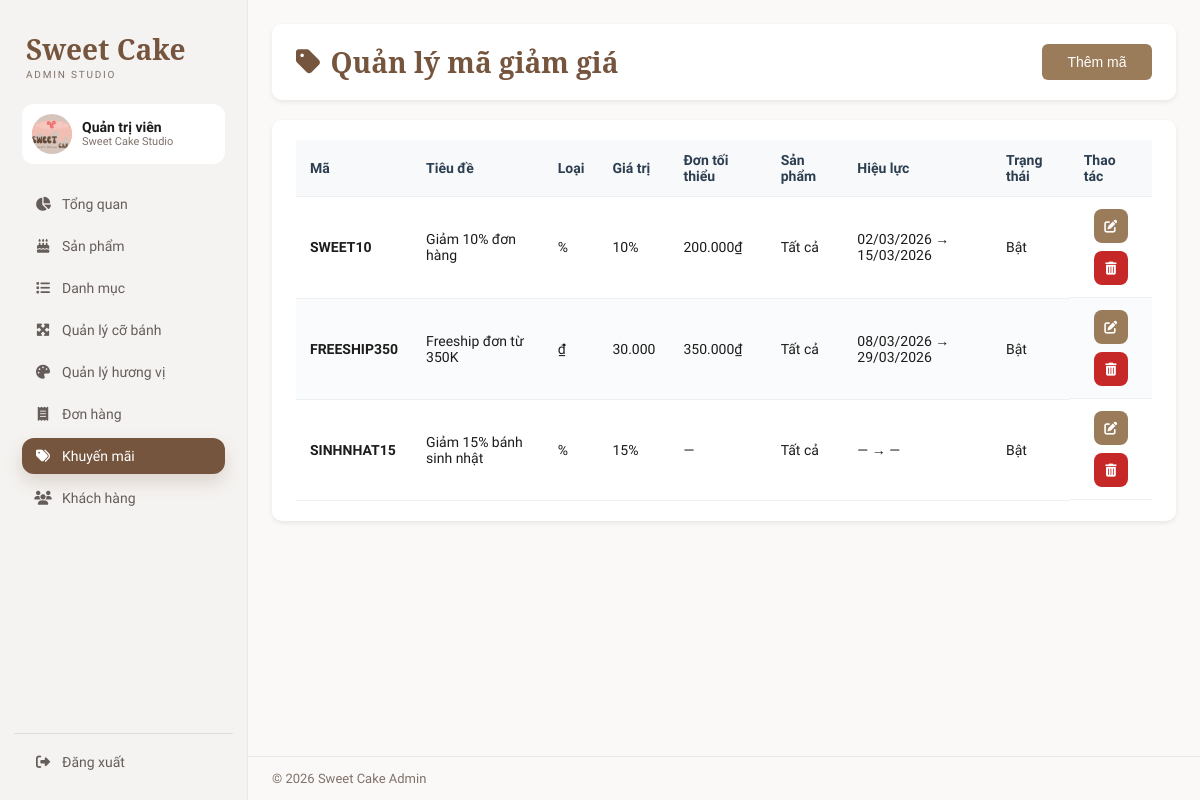
/admin/admin_dashboard.php?page=promotions (signed in), run on an earlier commit of the app's database.
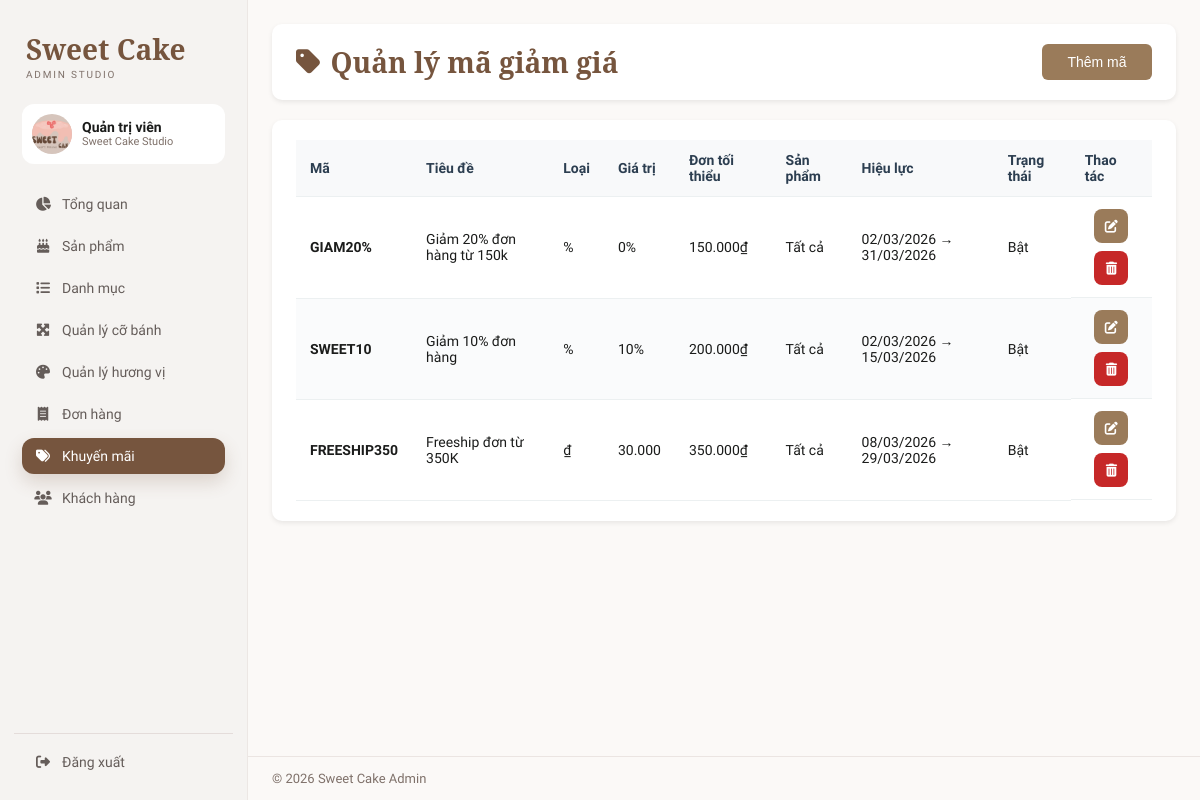
And on a later commit of the database.
### tables this page shows
CREATE TABLE `promotions` (
  `id` int(11) NOT NULL,
  `code` varchar(50) NOT NULL,
  `title` varchar(255) DEFAULT NULL,
  `discount_type` enum('percent','fixed') NOT NULL DEFAULT 'percent',
  `discount_value` decimal(10,2) NOT NULL DEFAULT 0.00,
  `min_order_amount` decimal(10,2) DEFAULT 0.00,
  `valid_from` datetime DEFAULT NULL,
  `valid_to` datetime DEFAULT NULL,
  `is_active` tinyint(1) DEFAULT 1,
  `created_at` datetime DEFAULT current_timestamp()
);

### admin/manage_promotions.php (the view, shortened to what this page needs)
<?php
require_once 'connect.php';
$conn->query("CREATE TABLE IF NOT EXISTS promotions (
  id int(11) NOT NULL AUTO_INCREMENT,
  code varchar(50) NOT NULL,
  title varchar(255) DEFAULT NULL,
  discount_type enum('percent','fixed') NOT NULL DEFAULT 'percent',
  discount_value decimal(10,2) NOT NULL DEFAULT 0,
  min_order_amount decimal(10,2) DEFAULT 0,
  valid_from datetime DEFAULT NULL,
  valid_to datetime DEFAULT NULL,
  is_active tinyint(1) DEFAULT 1,
  created_at datetime DEFAULT current_timestamp(),
  PRIMARY KEY (id),
  UNIQUE KEY code (code)
) ENGINE=InnoDB DEFAULT CHARSET=utf8mb4");
$conn->query("CREATE TABLE IF NOT EXISTS promotion_products (
  promotion_id int(11) NOT NULL,
  product_id int(11) NOT NULL,
  PRIMARY KEY (promotion_id, product_id),
  KEY product_id (product_id)
) ENGINE=InnoDB DEFAULT CHARSET=utf8mb4");
$listRes = $conn->query("SELECT p.*, (SELECT GROUP_CONCAT(pp.product_id ORDER BY pp.product_id) FROM promotion_products pp WHERE pp.promotion_id = p.id) AS promo_product_ids_concat FROM promotions p ORDER BY p.id DESC");
$promoRows = [];
if ($listRes) {
    while ($r = $listRes->fetch_assoc()) {
        $idsStr = $r['promo_product_ids_concat'] ?? '';
        unset($r['promo_product_ids_concat']);
        $r['product_ids'] = ($idsStr !== '' && $idsStr !== null) ? array_map('intval', explode(',', $idsStr)) : [];
        $promoRows[] = $r;
    }
}
?>
<div class="admin-content">
    <div class="admin-page-header">
        <h1 class="admin-page-title"><i class="fas fa-tag"></i> Quản lý mã giảm giá</h1>
        <button type="button" class="admin-btn admin-btn-primary" onclick="openForm()">Thêm mã</button>
    </div>
    <div class="admin-card">
        <table class="admin-table">
            <thead>
                <tr>
                    <th>Mã</th>
                    <th>Tiêu đề</th>
                    <th>Loại</th>
                    <th>Giá trị</th>
                    <th>Đơn tối thiểu</th>
                    <th>Sản phẩm</th>
                    <th>Hiệu lực</th>
                    <th>Trạng thái</th>
                    <th>Thao tác</th>
                </tr>
            </thead>
            <tbody>
                <?php if (count($promoRows) > 0): ?>
                    <?php foreach ($promoRows as $r): ?>
                    <tr>
                        <td><strong><?php echo htmlspecialchars($r['code']); ?></strong></td>
                        <td><?php echo htmlspecialchars($r['title'] ?: '—'); ?></td>
                        <td><?php echo $r['discount_type'] === 'percent' ? '%' : '₫'; ?></td>
                        <td><?php echo $r['discount_type'] === 'percent' ? (int)$r['discount_value'] . '%' : number_format((float)$r['discount_value'], 0, ',', '.'); ?></td>
                        <td><?php echo (float)$r['min_order_amount'] > 0 ? number_format((float)$r['min_order_amount'], 0, ',', '.') . '₫' : '—'; ?></td>
                        <td><?php echo !empty($r['product_ids']) ? count($r['product_ids']) . ' SP' : 'Tất cả'; ?></td>
                        <td><?php echo $r['valid_from'] ? date('d/m/Y', strtotime($r['valid_from'])) : '—'; ?> → <?php echo $r['valid_to'] ? date('d/m/Y', strtotime($r['valid_to'])) : '—'; ?></td>
                        <td><?php echo $r['is_active'] ? 'Bật' : 'Tắt'; ?></td>
                        <td class="admin-action-cell">
                            <button type="button" class="admin-btn admin-btn-primary admin-icon-btn admin-tooltip" data-tooltip="Chỉnh sửa" onclick='editPromo(<?php echo json_encode($r); ?>)'><i class="fas fa-edit"></i></button>
                            <a href="admin_dashboard.php?page=promotions&delete_id=<?php echo (int)$r['id']; ?>" class="admin-btn admin-btn-danger admin-icon-btn admin-tooltip" data-tooltip="Xóa" style="text-decoration:none;" onclick="return confirm('Xóa mã này?');"><i class="fas fa-trash-alt"></i></a>
                        </td>
                    </tr>
                    <?php endforeach; ?>
                <?php else: ?>
                    <tr><td colspan="9">Chưa có mã giảm giá.</td></tr>
                <?php endif; ?>
            </tbody>
        </table>
    </div>
</div>

What changed in the data, as far as the page shows it:
removed promotions: code "SINHNHAT15", title "Giảm 15% bánh sinh nhật", discount_value "15", is_active "Bật"
added promotions: code "GIAM20%", title "Giảm 20% đơn hàng từ 150k", discount_value "0", min_order_amount "150.000", valid_from "02/03/2026", valid_to "31/03/2026", is_active "Bật"
